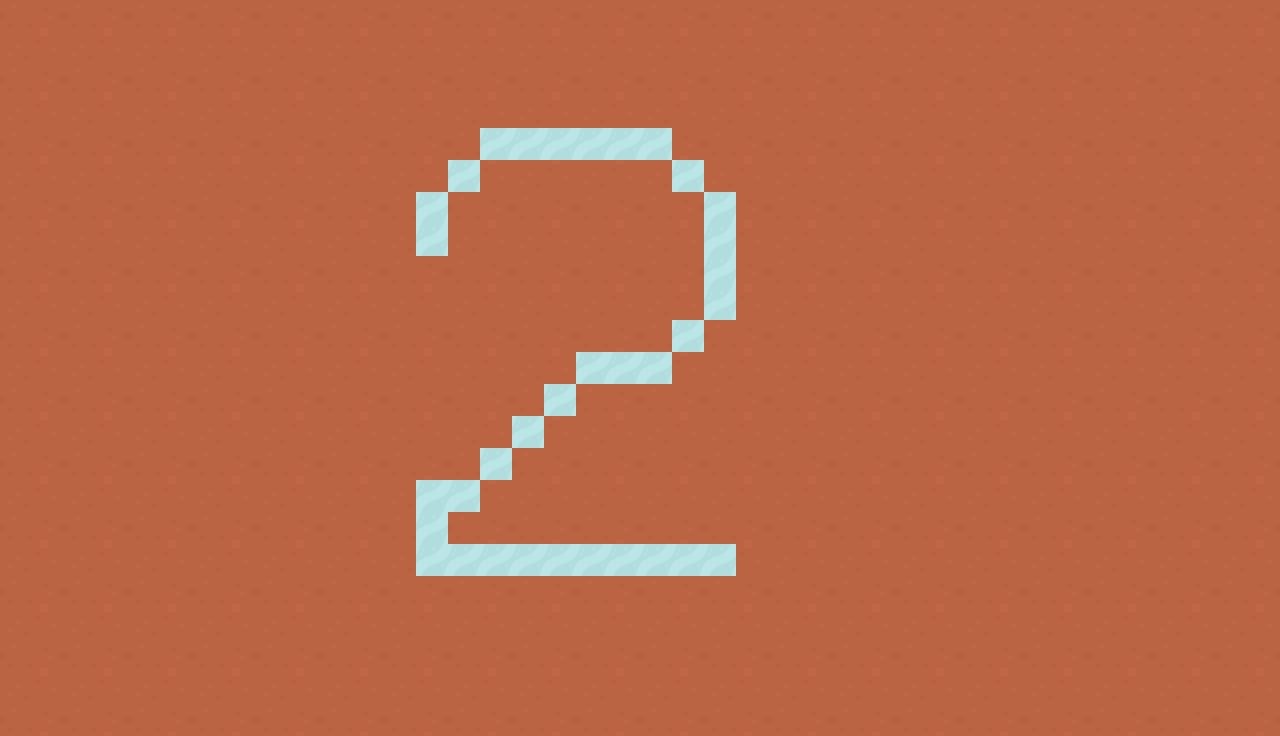

Rendered tile map (Tiled .tmx) drawn with the repository's tilesets; below, a short description and the full map source, tile grids included:
An orthogonal 40x23 tile map with 32x32 px tiles, 1 tile layer (Tile Layer 1) and 1 object (SPAWN).

<map version="1.2" tiledversion="1.2.3" orientation="orthogonal" renderorder="right-down" width="40" height="23" tilewidth="32" tileheight="32" infinite="0" nextlayerid="3" nextobjectid="2">
 <tileset firstgid="1" source="../tester-tileset.tsx" />
 <layer id="1" name="Tile Layer 1" width="40" height="23">
  <data encoding="csv">
3,4,3,4,3,4,3,4,3,4,3,4,3,4,3,4,3,4,3,4,3,4,3,4,3,4,3,4,3,4,3,4,3,4,3,4,3,4,3,4,
39,40,39,40,39,40,39,40,39,40,39,40,39,40,39,40,39,40,39,40,39,40,39,40,39,40,39,40,39,40,39,40,39,40,39,40,39,40,39,40,
3,4,3,4,3,4,3,4,3,4,3,4,3,4,3,4,3,4,3,4,3,4,3,4,3,4,3,4,3,4,3,4,3,4,3,4,3,4,3,4,
39,40,39,40,39,40,39,40,39,40,39,40,39,40,39,40,39,40,39,40,39,40,39,40,39,40,39,40,39,40,39,40,39,40,39,40,39,40,39,40,
3,4,3,4,3,4,3,4,3,4,3,4,3,4,3,73,73,73,73,73,73,4,3,4,3,4,3,4,3,4,3,4,3,4,3,4,3,4,3,4,
39,40,39,40,39,40,39,40,39,40,39,40,39,40,73,40,39,40,39,40,39,73,39,40,39,40,39,40,39,40,39,40,39,40,39,40,39,40,39,40,
3,4,3,4,3,4,3,4,3,4,3,4,3,73,3,4,3,4,3,4,3,4,73,4,3,4,3,4,3,4,3,4,3,4,3,4,3,4,3,4,
39,40,39,40,39,40,39,40,39,40,39,40,39,73,39,40,39,40,39,40,39,40,73,40,39,40,39,40,39,40,39,40,39,40,39,40,39,40,39,40,
3,4,3,4,3,4,3,4,3,4,3,4,3,4,3,4,3,4,3,4,3,4,73,4,3,4,3,4,3,4,3,4,3,4,3,4,3,4,3,4,
39,40,39,40,39,40,39,40,39,40,39,40,39,40,39,40,39,40,39,40,39,40,73,40,39,40,39,40,39,40,39,40,39,40,39,40,39,40,39,40,
3,4,3,4,3,4,3,4,3,4,3,4,3,4,3,4,3,4,3,4,3,73,3,4,3,4,3,4,3,4,3,4,3,4,3,4,3,4,3,4,
39,40,39,40,39,40,39,40,39,40,39,40,39,40,39,40,39,40,73,73,73,40,39,40,39,40,39,40,39,40,39,40,39,40,39,40,39,40,39,40,
3,4,3,4,3,4,3,4,3,4,3,4,3,4,3,4,3,73,3,4,3,4,3,4,3,4,3,4,3,4,3,4,3,4,3,4,3,4,3,4,
39,40,39,40,39,40,39,40,39,40,39,40,39,40,39,40,73,40,39,40,39,40,39,40,39,40,39,40,39,40,39,40,39,40,39,40,39,40,39,40,
3,4,3,4,3,4,3,4,3,4,3,4,3,4,3,73,3,4,3,4,3,4,3,4,3,4,3,4,3,4,3,4,3,4,3,4,3,4,3,4,
39,40,39,40,39,40,39,40,39,40,39,40,39,73,73,40,39,40,39,40,39,40,39,40,39,40,39,40,39,40,39,40,39,40,39,40,39,40,39,40,
3,4,3,4,3,4,3,4,3,4,3,4,3,73,3,4,3,4,3,4,3,4,3,4,3,4,3,4,3,4,3,4,3,4,3,4,3,4,3,4,
39,40,39,40,39,40,39,40,39,40,39,40,39,73,73,73,73,73,73,73,73,73,73,40,39,40,39,40,39,40,39,40,39,40,39,40,39,40,39,40,
3,4,3,4,3,4,3,4,3,4,3,4,3,4,3,4,3,4,3,4,3,4,3,4,3,4,3,4,3,4,3,4,3,4,3,4,3,4,3,4,
39,40,39,40,39,40,39,40,39,40,39,40,39,40,39,40,39,40,39,40,39,40,39,40,39,40,39,40,39,40,39,40,39,40,39,40,39,40,39,40,
3,4,3,4,3,4,3,4,3,4,3,4,3,4,3,4,3,4,3,4,3,4,3,4,3,4,3,4,3,4,3,4,3,4,3,4,3,4,3,4,
39,40,39,40,39,40,39,40,39,40,39,40,39,40,39,40,39,40,39,40,39,40,39,40,39,40,39,40,39,40,39,40,39,40,39,40,39,40,39,40,
3,4,3,4,3,4,3,4,3,4,3,4,3,4,3,4,3,4,3,4,3,4,3,4,3,4,3,4,3,4,3,4,3,4,3,4,3,4,3,4
</data>
 </layer>
 <objectgroup id="2" name="NAVIGATION_LAYER">
  <object id="1" name="SPAWN" x="0" y="640">
   <point />
  </object>
 </objectgroup>
</map>
